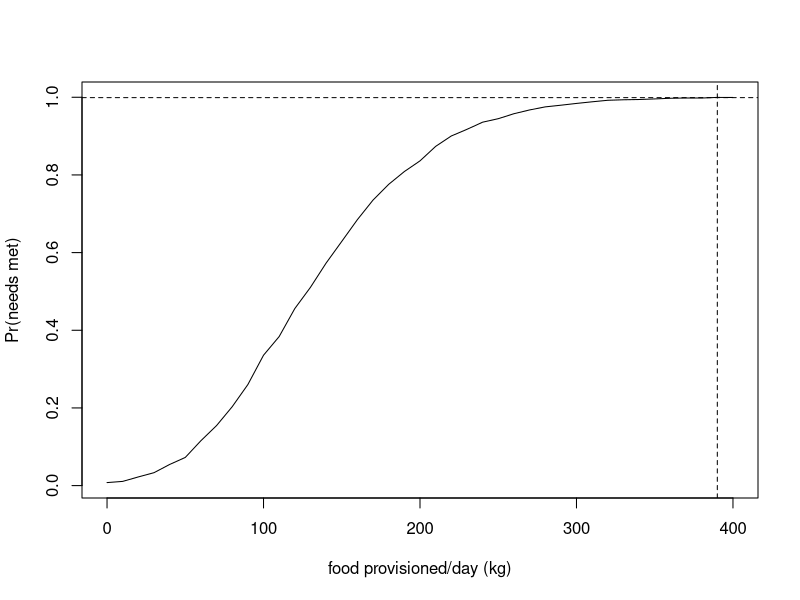

This figure's R source: (Note: a time limit stopped this script after it produced the figure.)
##################################
## whale shark energetics model ##
## Corey Bradshaw 10.02.2023    ##
##################################

###################################################################################################################
## accompanies paper:                                                                                            ##
## BARRY, C, C LEGASPI, TM CLARKE, G ARAUJO, CJA BRADSHAW, AC GLEISS, L MEYER, A PONZO, C HUVENEERS. In review.  ##
## A new approach to evaluate the energetic cost of whale shark tourism. Biological Conservation                 ##
###################################################################################################################

# fixed deterministic parameters
tmpR <- 25 # temperature at routine (ºC)
tmpP <- 30 # temperature at provisioning (ºC)
tmpCoef <- 2.64 # temperature coefficient (Q10)
RMR2SMR <- 1.459854 # RMR/SMR ratio

# deterministic parameters with uncertainties
actRmn <- 0.01294 # routine activity
actRsd <- 0.001045037
actPmn <- 0.02453 # provisioning activity
actPsd <- 0.005184831
EdensPMmn <- 1.357 # energy density of provisioned meal (kJ/g wet weight) (Motta, et al. 2010)
EdensPMsd <- 0.084 # (Motta, et al. 2010)
SMRexpmn <- 0.8406 # SMR scaling exponent
SMRexpsd <- 0.0271

# length-mass relationship
WSLmn <- 5.5 # whale shark length (m)
WSLsd <- 1.3
WSLMexp <- 2.862 # mass-length exponent (Hsu et al. 2012)
WSmassCalc <- 1000*12.1*WSLmn^WSLMexp # calculated mass (g) (test with mean)

# deterministic (mean) calculations
SMR15int <- 1.1366 # SMR15 intercept
SMR15 <- exp(SMRexpmn*log(WSmassCalc)-SMR15int) # SMR at 15 ºC
SMRnp <- tmpCoef^(1/(10/(tmpR-15)))*SMR15 # SMR (non-provisioned) (mg O2 h-1)
MRnp <- SMRnp*RMR2SMR # MR- (non-provisioned) (mg O2 h-1)
O2np <- SMRnp*(RMR2SMR-1) # O2 for activity (non-provisioned) (mg O2 h-1)
O2p <- O2np/actRmn*actPmn # O2 for activity (provisioned) (mg O2 h-1)
SMRp <- tmpCoef^(1/(10/(tmpP-15)))*SMR15 # SMR (provisioned) (mg O2 h-1)
MRp <- O2p+SMRp # MR (provisioned) (mg O2 h-1)
dO2cons <- MRp - MRnp # Δ oxygen consumption/hour (mg O2 h-1)
Eeqh <- dO2cons/1000*13.6 # energy equivalent (kJ) per hour
Ewastage <- 0.73
Beqh <- (Eeqh/EdensPMmn)/Ewastage # biomass equivalent (g of fish) per hour

# number of whale sharks in area
# 14 ± 5.49 SD individual whale sharks seen in survey area daily
# Legaspi et al. 2020
Nws.daily.mn <- 14
Nws.daily.sd <- 5.49

# duration of tourism operation (hours)
tour.dur.min <- 4
tour.dur.max <- 6

# sea-surface temperatures
setwd("~/.../data/")
SSTdat <- read.csv("SST.csv", header=T)

# food provision vector (0-400 kg), in 10 kg increments
prov.vec <- seq(0,400,10)


########################
## stochastic run 1:  ##
## number of sharks   ##
## from distribution  ##
########################

iter <- 10000 # number of iterations per provision increment

# cycle through provisioning vector
prob.needs.met <- rep(NA,length(prov.vec)) # storage vector
for (p in 1:length(prov.vec)) {

  needs.met <- rep(NA,iter) # storage vector
  for (i in 1:iter) {
    # GENERATE NUMBER OF SHARKS ON DAY
    nWSday.it <- round(rnorm(1, mean=Nws.daily.mn, sd=Nws.daily.sd),0)
    nWSday.it <- ifelse(nWSday.it < 0, 0, nWSday.it)
    
    # GENERATE LENGTH DISTRIBUTION OF THOSE SHARKS
    lenDISTday.it <- rnorm(nWSday.it, mean=WSLmn, sd=WSLsd)
    
    # TRANSLATE LENGTHS TO MASSES (g)
    massDISTday.it <- 1000*12.1*lenDISTday.it^WSLMexp
    
    # SAMPLE A TEMPERATURE FOR THIS DAY
    tmpDAY <- sample(SSTdat$monthSSTmn,1,replace=T)
    
    # APPLY AN ACTIVITY TO EACH SHARK
    actRindDAY <- rnorm(nWSday.it, mean=actRmn, sd=actRsd) # routine
    actPindDAY <- rnorm(nWSday.it, mean=actPmn, sd=actPsd) # provisioning
    
    # SMR15 FOR EACH SHARK
    # SMR scaling expoonent for each shark
    SMRexpIND <- rnorm(nWSday.it, mean=SMRexpmn, sd=SMRexpsd)
    
    SMR15indDAY <- rep(NA,nWSday.it)
    for (w in 1:nWSday.it) {
      SMR15indDAY[w] <- exp(SMRexpIND[w]*log(massDISTday.it[w])-SMR15int)  
    }
    
    # SMR NON-PROVISIONED
    SMRnp.vec <- tmpCoef^(1/(10/(tmpR-15)))*SMR15indDAY
    
    # MR NON-PROVISIONED
    MRnp.vec <- SMRnp.vec*RMR2SMR
    
    # O2 NON-PROVISIONED
    O2np.vec <- SMRnp.vec*(RMR2SMR-1) # O2 for activity (non-provisioned) (mg O2 h-1)
    
    # O2 FOR ACTIVITY (PROVISIONED)
    O2p.vec <- O2np.vec/actRindDAY*actPindDAY
    
    # SMR (PROVISIONED)
    SMRp.vec <- tmpCoef^(1/(10/(tmpDAY-15)))*SMR15indDAY
    
    # MR (PROVISIONED)
    MRp.vec <- O2p.vec + SMRp.vec 
    
    # Δ 02 CONSUMPTION/HOUR
    dO2cons.vec <- MRp.vec - MRnp.vec
    
    # # energy equivalent (kJ) per hour
    Eeqh.vec <- dO2cons.vec/1000*13.6 
    
    # ENERGY DENSITY OF FOOD PROVIDED THAT DAY
    EdensPMday <- rnorm(1,mean=EdensPMmn,sd=EdensPMsd)
    
    # BIOMASS EQUIVALENT (g SHRIMP) PER HOUR REQUIRED TO BREAK EVEN
    Beqh.vec <- (Eeqh.vec/EdensPMday)/Ewastage 
    
    # MULTIPLY BIOMASS EQUIVALENT BY NUMBER OF HOURS OF OPERATION
    opDAY <- runif(1, min=tour.dur.min, max=tour.dur.max)
    Beq.vec <- Beqh.vec*opDAY
    
    # TOTAL AMOUNT OF SHRIMP NEEDED TO BREAK EVEN ACROSS ALL SHARKS THIS DAY (kg)
    BeqTOT <- sum(Beq.vec, na.rm=T)/1000
    
    # DID AMOUNT OF SHRIMP ACTUALLY SUPPLIED PER DAY MEET THE MINIMUM REQUIREMENT?
    needs.met[i] <- ifelse(BeqTOT <= prov.vec[p], 1, 0)
    
  } # end i
  
  prob.needs.met[p] <- sum(needs.met)/length(na.omit(needs.met))
  print(paste("food provided/day = ", prov.vec[p], " (kg)", sep=""))
  
} # end p

plot(prov.vec, prob.needs.met,type="l", xlab="food provisioned/day (kg)", ylab="Pr(needs met)")
abline(h=0.999, lty=2)
abline(v=prov.vec[min(which(prob.needs.met >= 0.999))], lty=2)
prov.vec[min(which(prob.needs.met >= 0.999))] # mass (kg) of food where Pr >= 0.999 that whale sharks' energetic needs are met

needsMet.dat <- data.frame(prov.vec, prob.needs.met)
write.table(needsMet.dat,file="prNeedsMet.csv",sep=",",row.names=T,col.names=T) # save x,y file



########################
## stochastic run 2:  ##
## incrementing       ##
## number of sharks   ##
########################

iter <- 10000 # number of iterations per provision increment

# cycle through number of sharks
nshark.vec <- seq(1,30,1)
pr.mat <- matrix(data=NA, nrow=length(nshark.vec), ncol=length(prov.vec)) # storage matrix

for (s in 1:length(nshark.vec)) {
  
  # cycle through provisioning vector
  for (p in 1:length(prov.vec)) {
    
    needs.met <- rep(NA,iter) # storage vector
    for (i in 1:iter) {

      # GENERATE LENGTH DISTRIBUTION OF NUMBER OF SHARKS
      lenDISTday.it <- rnorm(nshark.vec[s], mean=WSLmn, sd=WSLsd)
      
      # TRANSLATE LENGTHS TO MASSES (g)
      massDISTday.it <- 1000*12.1*lenDISTday.it^WSLMexp
      
      # SAMPLE A TEMPERATURE FOR THIS DAY
      tmpDAY <- sample(SSTdat$monthSSTmn,1,replace=T)
      
      # APPLY AN ACTIVITY TO EACH SHARK
      actRindDAY <- rnorm(nshark.vec[s], mean=actRmn, sd=actRsd) # routine
      actPindDAY <- rnorm(nshark.vec[s], mean=actPmn, sd=actPsd) # provisioning
      
      # SMR15 FOR EACH SHARK
      # SMR scaling expoonent for each shark
      SMRexpIND <- rnorm(nshark.vec[s], mean=SMRexpmn, sd=SMRexpsd)
      
      SMR15indDAY <- rep(NA,nshark.vec[s])
      for (w in 1:nshark.vec[s]) {
        SMR15indDAY[w] <- exp(SMRexpIND[w]*log(massDISTday.it[w])-SMR15int)  
      }
      
      # SMR NON-PROVISIONED
      SMRnp.vec <- tmpCoef^(1/(10/(tmpR-15)))*SMR15indDAY
      
      # MR NON-PROVISIONED
      MRnp.vec <- SMRnp.vec*RMR2SMR
      
      # O2 NON-PROVISIONED
      O2np.vec <- SMRnp.vec*(RMR2SMR-1) # O2 for activity (non-provisioned) (mg O2 h-1)
      
      # O2 FOR ACTIVITY (PROVISIONED)
      O2p.vec <- O2np.vec/actRindDAY*actPindDAY
      
      # SMR (PROVISIONED)
      SMRp.vec <- tmpCoef^(1/(10/(tmpDAY-15)))*SMR15indDAY
      
      # MR (PROVISIONED)
      MRp.vec <- O2p.vec + SMRp.vec 
      
      # Δ 02 CONSUMPTION/HOUR
      dO2cons.vec <- MRp.vec - MRnp.vec
      
      # # energy equivalent (kJ) per hour
      Eeqh.vec <- dO2cons.vec/1000*13.6 
      
      # ENERGY DENSITY OF FOOD PROVIDED THAT DAY
      EdensPMday <- rnorm(1,mean=EdensPMmn,sd=EdensPMsd)
      
      # BIOMASS EQUIVALENT (g SHRIMP) PER HOUR REQUIRED TO BREAK EVEN
      Beqh.vec <- (Eeqh.vec/EdensPMday)/Ewastage 
      
      # MULTIPLY BIOMASS EQUIVALENT BY NUMBER OF HOURS OF OPERATION
      opDAY <- runif(1, min=tour.dur.min, max=tour.dur.max)
      Beq.vec <- Beqh.vec*opDAY
      
      # TOTAL AMOUNT OF SHRIMP NEEDED TO BREAK EVEN ACROSS ALL SHARKS THIS DAY (kg)
      BeqTOT <- sum(Beq.vec, na.rm=T)/1000
      
      # DID AMOUNT OF SHRIMP ACTUALLY SUPPLIED PER DAY MEET THE MINIMUM REQUIREMENT?
      needs.met[i] <- ifelse(BeqTOT <= prov.vec[p], 1, 0)
      
    } # end i
    
    pr.mat[s,p] <- sum(needs.met)/length(na.omit(needs.met))
    #print(paste("food provided/day = ", prov.vec[p], " (kg)", sep=""))
    
  } # end p
  
  print("##################################")
  print(paste("number of sharks = ", nshark.vec[s], sep=""))
  print("##################################")
  
} # end s

heatmap(pr.mat, Rowv=NA, Colv=NA, labRow=nshark.vec, labCol=prov.vec, xlab="food provided/day (kg)", ylab="# sharks present")

pr.out <- as.data.frame(pr.mat)
colnames(pr.out) <- prov.vec
rownames(pr.out) <- nshark.vec
write.table(pr.out,file="prout.csv",sep=",",row.names=T,col.names=T) # save matrix of probabilities (rows = no. sharks; columns = food-provision increment)
